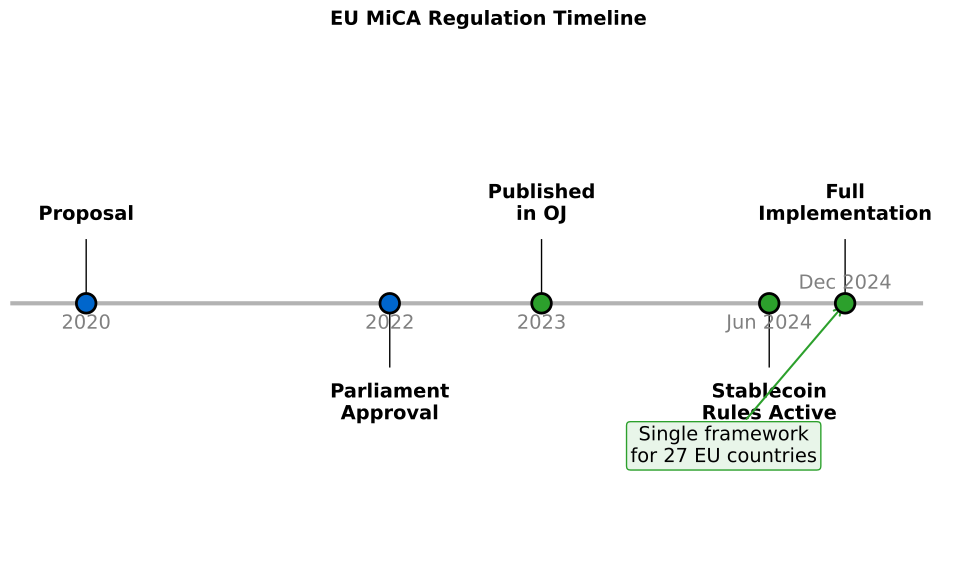

The Python source for this figure:
"""
MiCA Implementation Timeline
Horizontal timeline showing key milestones
"""

import matplotlib.pyplot as plt
import numpy as np
from pathlib import Path

CHART_METADATA = {
    'title': 'MiCA Timeline',
    'url': 'https://github.com/Digital-AI-Finance/Blockchain_Crypto/tree/main/Module_G_Regulation_Future/L45_Global_Regulation/charts/05_mica_timeline'
}

plt.rcParams.update({
    'font.size': 14,
    'axes.labelsize': 14,
    'axes.titlesize': 16,
    'xtick.labelsize': 12,
    'ytick.labelsize': 12,
    'legend.fontsize': 12,
    'figure.figsize': (10, 6),
    'figure.dpi': 150
})

MLPURPLE = '#3333B2'
MLBLUE = '#0066CC'
MLORANGE = '#FF7F0E'
MLGREEN = '#2CA02C'
MLRED = '#D62728'

fig, ax = plt.subplots(figsize=(10, 6))

# MiCA milestones
dates = [2020, 2022, 2023, 2024.5, 2025]
events = ['Proposal', 'Parliament\nApproval', 'Published\nin OJ', 'Stablecoin\nRules Active', 'Full\nImplementation']
colors = [MLBLUE, MLBLUE, MLGREEN, MLGREEN, MLGREEN]

# Draw timeline
ax.plot([2019.5, 2025.5], [0.5, 0.5], 'k-', linewidth=3, alpha=0.3)

# Plot milestones
for i, (date, event, color) in enumerate(zip(dates, events, colors)):
    ax.scatter(date, 0.5, s=200, c=color, edgecolors='black', linewidth=2, zorder=5)

    # Alternate label positions
    if i % 2 == 0:
        ax.text(date, 0.65, event, ha='center', va='bottom', fontsize=10, fontweight='bold')
        ax.plot([date, date], [0.5, 0.62], 'k-', linewidth=1)
    else:
        ax.text(date, 0.35, event, ha='center', va='top', fontsize=10, fontweight='bold')
        ax.plot([date, date], [0.5, 0.38], 'k-', linewidth=1)

# Add year labels
for date in dates:
    if date == 2024.5:
        ax.text(date, 0.48, 'Jun 2024', ha='center', va='top', fontsize=9, color='gray')
    elif date == 2025:
        ax.text(date, 0.52, 'Dec 2024', ha='center', va='bottom', fontsize=9, color='gray')
    else:
        ax.text(date, 0.48, str(int(date)), ha='center', va='top', fontsize=9, color='gray')

# Annotations
ax.annotate('Single framework\nfor 27 EU countries', xy=(2025, 0.5), xytext=(2024.2, 0.2),
            fontsize=9, ha='center',
            arrowprops=dict(arrowstyle='->', color=MLGREEN, lw=1.5),
            bbox=dict(boxstyle='round,pad=0.2', facecolor='#E8F5E9', edgecolor=MLGREEN))

ax.set_xlim(2019.5, 2025.8)
ax.set_ylim(0, 1)
ax.axis('off')

ax.set_title('EU MiCA Regulation Timeline', fontweight='bold', fontsize=14, pad=10)

plt.tight_layout()
output_path = Path(__file__).parent / 'chart.pdf'
plt.savefig(output_path, bbox_inches='tight', dpi=300)
print(f"Chart saved to: {output_path.absolute()}")
plt.close()
